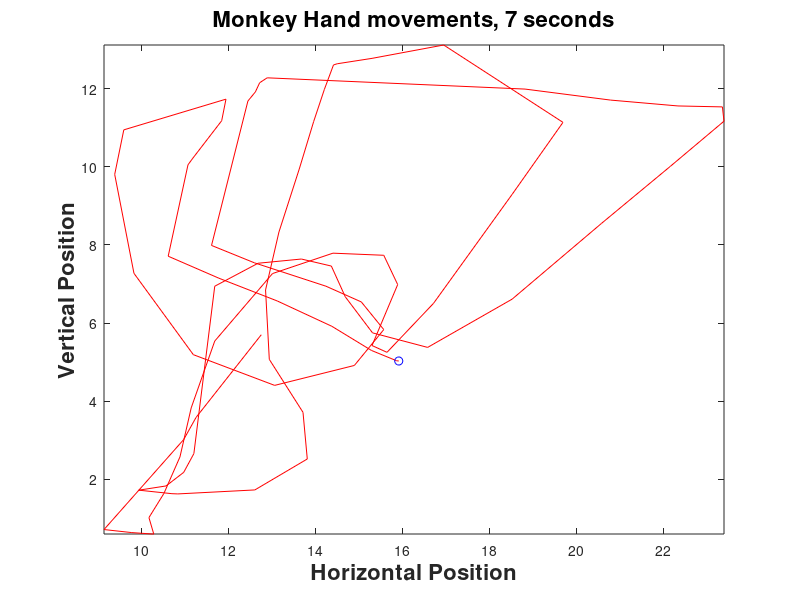

The MATLAB source for this figure: (Note: this script raises an error after producing the figure.)
%BCIhw_Flemming.m
% This script is code to accompany/complete BIOENG 1586 Homework: Neural
% Prosthetic Decoding, spring 2017. All code is written by Rory Flemming
% unless otherwise indicated.

%% Part 1: Continuous Decoding - Linear Filter
% Load data
load('continuous1.mat'); % Courtesy Nicholas Hatsopoulos, U. Chicago
    % Dataset contains two variables:
    %   kin: position of hand (x,y). rec over 1 hr, 70ms sampling times
    %   rate: avg firing rate (70ms bins) activity of 42 M1 neurons
    
%% 1) Visualize Behavioral Data
% Task: random target tracking
% use the function comet() to replay behavioral performance
%comet(kin(:,1),kin(:,2));

%Generate a figure showing the behavioral data. Your choice, make it good
% Here's my plan of attack:
%   We're going to make a 2D comet visualization of only ~7 seconds of
%   the data. So, we will select a random interval of 100 bins, and use
%   those to plot the reach trajectories.
t_start = randi(length(kin)-100,1,1);
t_end = t_start + 100;
figure;
comet(kin(t_start:t_end,1),kin(t_start:t_end,2));
xlabel('Horizontal Position','fontweight','bold','fontsize',16); %These actually arive late
ylabel('Vertical Position','fontweight','bold','fontsize',16);
title('Monkey Hand movements, 7 seconds','fontweight','bold','fontsize',16);

%% 2) Compute Linear Filter Coefficients
% Lin filter: Y = XA
%   Y - 2D kinematics
%   X - neural activity
%   A - coefficients
% Make sure to append a vector of 1's to X to allow for the intercept term
X = [rate, ones(length(rate),1)];

%We will use one time lag to determine cursor output from neural data. Do
%this by shifting behavioral data. Do this by 2 time bins (140ms), which
%is close to latency from M1 to hand movement.
lag = 140; %lag in ms
shift = round(lag/70); % calculate number of bins needed to shift
Y = kin(shift+1:end,:); % shifted kinetics
X = X(1:end - shift,:); %take out trials without a decoding

% Solve for A to build decoder
A = mldivide(Y,X); % I define the decoder in continuous_decoder.m

%% 3) Observe and Quantify Results
% Test decoder performance by multiplying the neural data by the
% coefficient matrix A.
train_test = continuous_decoder(A,X);

% Plot the results in an informative format

%Small Picture
t_start = randi(length(kin)-1000-shift,1,1);
t_end = t_start + 1000;
figure;
comet(kin(t_start:t_end,:));
hold on
comet(train_test(t_start+shift:t_end+shift,:));
xlabel('Horizontal Position','fontweight','bold','fontsize',16); %These actually arive late
ylabel('Vertical Position','fontweight','bold','fontsize',16);
title('Monkey Hand movements, 7 seconds','fontweight','bold','fontsize',16);

%Big picture

% Does the decoder do better at reconstructing the small details of the
% movement or the "big picture"?

% Quantify performance somehow. Consider measuring the MSE between actual
% and reconstructed reaches. 

%% 4) Load continuous2 and attempt to reconstruct new kinematic data
% Load data
load('continuous2.mat');

% Predict outputs

% Plot the reconstructions

% Quantify the fit w/ correlation and MSE

% Compare to train/test on continuous.mat


%% 5) Try various lags
% 0, 70, 210 ms?

% Which gives best predicitions?

% What if you use anti-causal time lag?

% If you want to build a full model that allows multiple time lags, it's
% a simple adjustment to the data matrix = include columns for each time
% lag.  Does that yield better performance? How many time lages give best
% results? Do you think including more time lags always yields better
% reconstructions?


%% Part 2: Discrete Decoding - Bayes Clf
% Since variability in neural responses is generally assumed Poisson, we
% only need to estimate a single parameter, lambda, for each neuron and
% target. It can be estimated easily as the mean spike count observed over
% repetitions of a reach.
% Quantifying this decoder will be simple: generate a "confusion matrix"
% that plots actual target location vs decoded target location. This allows
% you to see how often the decorder is correct, and when errors are made,
% you can see if it's off by much.

% 1) Load data
load('spikeCounts.mat'); % Courtesy Krishna Shenoy, Stanford University
    % 3D matrix of firing rates w/ dims: [repetitions,neurons,targets]
    
% Get a feel for the tuning of the cells by plotting the avg spike count
% for the 5 targets for a handful of cells. We will 10 cells.
datasize = size(SpikeCounts);
rand_ind = randi(datasize(2),1,10);
tuning = zeros(10,5); % rows- neurons, cols - targets
for i = 1:5
    tuning(:,i) = mean(squeeze(SpikeCounts(:,rand_ind,i)));
end
figure; 
plot(tuning','linewidth',2);
xlabel('Target','fontweight','bold','fontsize',16);
ylabel('Mean Firing Rate','fontweight','bold','fontsize',16);
title('Tuning of Ten Neurons','fontweight','bold','fontsize',16);
set(gca,'xtick',1:5,'xticklabel',{'1','2','3','4','5'});

%% 2,3) Build the decoder/ LOOCV


% Reformat the data for table
features = reshape(SpikeCounts,[16*5,91]) + 10E-3* randn(1,1); % Some smoothing and noise added
labels = [ones(16,1);repmat(2,16,1);repmat(3,16,1);repmat(4,16,1);repmat(5,16,1)];

removedX = features;
Results = [labels zeros(80,1)];

for i = 1: 80
% Remove the row of data for training
if i == 1
    feats = features(2:end,:);
    label = labels(2:end,:);
elseif i == 2
    feats = [features(1,:); features(3:end,:)];
    label = [labels(1,:); labels(3:end,:)];
elseif i == 80
    feats = features(1:end-1,:);
    label = labels(1:end-1,:);
else
    feats = [features(1:i-1,:); features(i+1:end,:)];
    label = [labels(1:i-1,:); labels(i+1:end,:)];
end

% Make data into table
datastruct = array2table(feats);
label = array2table(label);
datastruct = [datastruct label];

% A. Train the decoder using all the trials but the one set aside.
% Essentially, comput mean spike counts for each neuron on each target.
discrete_decoder = fitcnb(datastruct,label);
% B. Have the decoder predict the removed label
Results(i,2) = predict(discrete_decoder,removedX(i,:));
end

%% Plot the Confusion Matrix
% Can use 'plotconfusion.m' or make your own. Build a 2D histogram with
% actual target on x axis, and decoded target on y axis. Values are the
% number of occurances of each combination of actual versus decoded. Plot
% the histogram as a colormap.
OutMat = zeros(5);
for y = 1:5
    for x = 1:5
        count = 0;
        for i = 1:80
            if Results(i,1) == x && Results(i,2) == y
                count = count + 1;
            end
        end
        OutMat(x,y) = count;
    end
end
yflipConfuMat = [];
for index = 1:size(OutMat,2)
  confuCol = OutMat(:,index);
  yflipConfuMat(:,index) = confuCol(end:-1:1);
end
figure;
imagesc(yflipConfuMat);
colorbar;
xlabel('Actual Target','fontweight','bold','fontsize',16);
ylabel('Decoded Target','fontweight','bold','fontsize',16);
title('Confusion Matrix','fontweight','bold','fontsize',16);
set(gca,'XLim', [0.5 5.5],'xtick',1:5,'xticklabels',{'1','2','3','4','5'}...
    ,'YLim',[0.5 5.5],'ytick',1:5,'yticklabels',{'5','4','3','2','1'});
% What is the decoder's overall percent correct? What are your thoughts on
% how to improve the endpoint decoder's performance?
